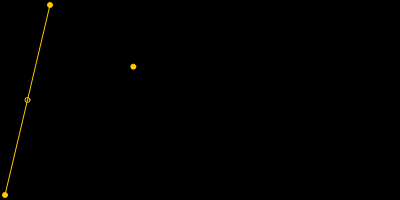
Frame 1 (no input)
Frame 60 (no input): identical to frame 1, image omitted
Frame 120 (the mouse pressed at the canvas centre since frame 60): identical to frame 1, image omitted

The p5.js sketch that drew this single still picture (run headless with seeded random() and noise() and a simulated clock; from frame 60 on, the mouse is pressed at the canvas centre):

// p5.js sketch
// ── sketch.js
let nodeArray = [];
const nodeRadius = 5;
const nodeSelectedRadius = nodeRadius * 3;
let currentNode = -1; // -1 if current node is not valid, otherwise current node number
let canMove = false;

function setup() {
  canvas = createCanvas(400, 200);
  nodeArray.push(
    new nodeObject(
      createVector(0 + nodeRadius, height - nodeRadius),
      nodeRadius,
      nodeSelectedRadius,
      true,
      "node"
    )
  );
  nodeArray.push(
    new nodeObject(
      createVector(width / 8, 0 + nodeRadius),
      nodeRadius,
      nodeSelectedRadius,
      false,
      "node"
    )
  );

  nodeArray.push(
    new nodeObject(
      createVector(
        nodeArray[0].getNodePosition().x +
          abs(
            (nodeArray[1].getNodePosition().x -
              nodeArray[0].getNodePosition().x) /
              2
          ),
        nodeArray[1].getNodePosition().y +
          abs(
            (nodeArray[1].getNodePosition().y -
              nodeArray[0].getNodePosition().y) /
              2
          )
      ),
      nodeRadius,
      nodeSelectedRadius,
      false,
      "handle"
    )
  );

  nodeArray.push(
    new nodeObject(
      createVector(width / 3, 0 + height / 3),
      nodeRadius,
      nodeSelectedRadius,
      false,
      "node"
    )
  );

  // nodeArray.push(new nodeObject(width / 2, height / 2, nodeRadius, false));
  // nodeArray.push(new nodeObject(width - nodeRadius, height - nodeRadius, nodeRadius, false));

  // Set initial node position parameters
  
  nodeArray[0].setXMinPos(nodeRadius);
  nodeArray[0].setXMaxPos(nodeRadius);
  nodeArray[0].setYMinPos(height - nodeRadius);
  nodeArray[0].setYMaxPos(height - nodeRadius);
  
  nodeArray[1].setXMinPos(nodeRadius + 1); // Add 1 so that slope is not infinite
  nodeArray[1].setXMaxPos(width - nodeRadius);
  nodeArray[1].setYMinPos(nodeRadius);
  nodeArray[1].setYMaxPos(nodeRadius);

  nodeArray[2].setXMinPos(nodeRadius + 1);
  nodeArray[2].setXMaxPos(nodeArray[1].getNodePosition().x - 1);
  nodeArray[2].setYMinPos(nodeRadius);
  nodeArray[2].setYMaxPos(height - nodeRadius);
}

function draw() {
  background(0);

  // Calculate distances between the mouse and each node and find the smallest one
  // Searching from node 0, node 1, ... to node N.
  // This implies priority; e.g., if node1 and node2 were the same, node 1 would hold smallest distance
  let smallestDistance = Number.MAX_VALUE;
  let smallestNode = Number.MAX_VALUE;
  for (let i = 0; i < nodeArray.length; i++) {
    nodeArray[i].setDistance(
      dist(
        mouseX,
        mouseY,
        nodeArray[i].getNodePosition().x,
        nodeArray[i].getNodePosition().y
      )
    );
    if (!nodeArray[i].getNodeLocked()) {
      // skip over locked nodes
      if (nodeArray[i].getDistance() < smallestDistance) {
        smallestDistance = nodeArray[i].getDistance();
        smallestNode = i;
      }
    }
  }

  if (!canMove) {
    for (let i = 0; i < nodeArray.length; i++) {
      nodeArray[i].setDrawNodeSelected(false);
    }

    if (nodeArray[smallestNode].getDistance() < nodeSelectedRadius) {
      currentNode = smallestNode;
      nodeArray[smallestNode].setDrawNodeSelected(true);
    } else {
      currentNode = -1;
      nodeArray[smallestNode].setDrawNodeSelected(false);
    }
  }

  for (let i = 0; i < nodeArray.length; i++) {
    nodeArray[i].drawNode();
  }

  line(
    nodeArray[0].getNodePosition().x,
    nodeArray[0].getNodePosition().y,
    nodeArray[1].getNodePosition().x,
    nodeArray[1].getNodePosition().y
  );
}

function mousePressed() {
  if (currentNode != -1) {
    canMove = true;
  }
}

function mouseReleased() {
  canMove = false;
}

function mouseDragged() {
  if (canMove) {
    nodeArray[currentNode].setNodePosition(createVector(mouseX, mouseY));
  }
}

// ── nodeObject.js
class nodeObject {
  constructor(nodePos, radius, selectedRadius, locked, type) {
    this.nodePos = nodePos;
    this.nodeLocked = locked; // Makes it so node can't be moved by the mouse
    this.nodeColour = color(255, 204, 0);
    this.nodeSelectedColour = color(255, 255, 255, 80);
    this.nodeRadius = radius;
    this.nodeSelectedRadius = selectedRadius;
    this.nodeDrawSelected = false;
    this.type = type; // "node" or "handle"
    this.distance = -1; // holds the distance from this node to the current mouse position
    this.xMinPos = 0;
    this.yMinPos = 0;
    this.xMaxPos = 0;
    this.yMaxPos = 0;
  }

  drawNode() {
    if (this.nodeDrawSelected) {
      // Draw node and selected outline
      noStroke();
      fill(this.nodeSelectedColour);
      circle(this.nodePos.x, this.nodePos.y, this.nodeSelectedRadius);
    }
    if (this.type == "node") {
      fill(this.nodeColour);
      stroke(this.nodeColour);
      circle(this.nodePos.x, this.nodePos.y, this.nodeRadius);
    } else {
      noFill();
      stroke(this.nodeColour);
      circle(this.nodePos.x, this.nodePos.y, this.nodeRadius);
    }
  }

  setDrawNodeSelected(boolValue) {
    if (!this.nodeLocked) this.nodeDrawSelected = boolValue;
  }

  setNodePosition(positionVector) {
    
    this.nodePos = positionVector;
    
    if (positionVector.x < this.xMinPos)
      this.nodePos.x = this.xMinPos;
    
    if (positionVector.x > this.xMaxPos)
      {
        this.nodePos.x = this.xMaxPos;
      }
    
    if (positionVector.y < this.yMinPos)
      {
        this.nodePos.y = this.yMinPos;
      }
    
    if (positionVector.y > this.yMaxPos)
      {
        this.nodePos.y = this.yMaxPos;
      }
    
  }

  getNodePosition() {
    return this.nodePos;
  }

  getNodeLocked() {
    return this.nodeLocked;
  }

  setDistance(distance) {
    this.distance = distance;
  }

  getDistance() {
    return this.distance;
  }

  setXMinPos(position) {this.xMinPos = position;}

  setYMinPos(position) {this.yMinPos = position;}

  setXMaxPos(position) {this.xMaxPos = position;}

  setYMaxPos(position) {this.yMaxPos = position;}
}
